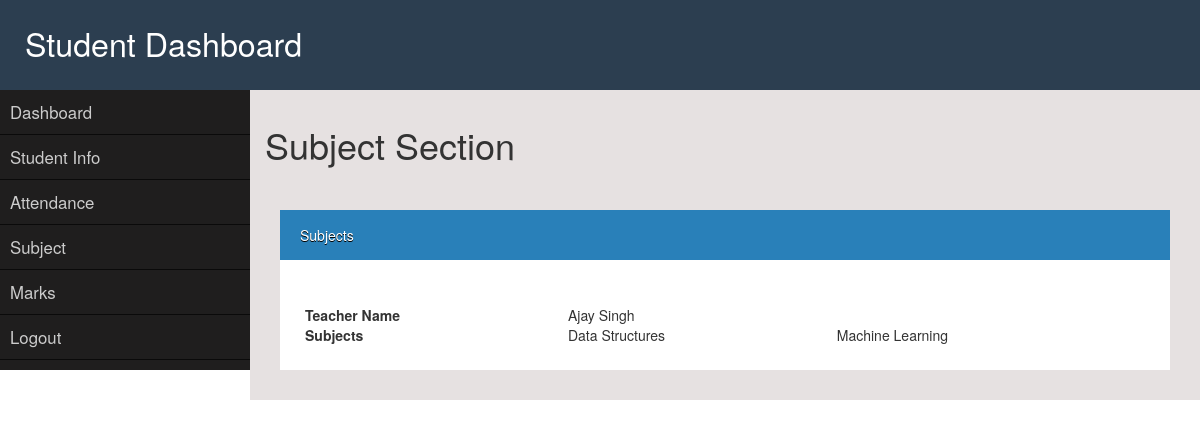
The app's page /subject_info/ (signed in) with its own data.
### school/models.py (models this page shows, shortened)
class Teacher(models.Model):
    teacher_id = models.CharField(max_length=20, primary_key=True)
    teacher_name = models.CharField(max_length=200)
    email = models.EmailField(max_length = 100)
    password = models.CharField(max_length = 200)
    phone_no = models.CharField(max_length = 10, unique=True)
    course = models.ForeignKey(Course, on_delete=models.CASCADE, default=0)

class Subject(models.Model):
    subject_id = models.CharField(max_length=20, primary_key=True)
    subject_name = models.CharField(max_length=200)
    course = models.ForeignKey(Course, on_delete=models.CASCADE, default=0)

### school/views.py (the view, shortened to what this page needs)
# urls.py: url(r'^subject_info/$', views.subject_info, name="subject_info"),
def subject_info(request):
    if 'teacher' in request.session:
        sessn_val = request.session['teacher']
        teacher_data = Teacher.objects.all().filter(teacher_id=sessn_val)
        for i in teacher_data:
            j = i.course
        subject_data = Subject.objects.all().filter(course= j)
        course_data = Course.objects.all().filter(course_name=j)
        content = {'teacher_data': teacher_data, 'subject_data':subject_data, 'course_data':course_data}
        return render(request, 'school/subjects.html', content)
    elif 'student' in request.session:
        sessn_val = request.session['student']
        student_data = Student.objects.all().filter(roll_no=sessn_val)
        for i in student_data:
            j = i.course
        teacher_data = Teacher.objects.all().filter(course= j)
        subject_data = Subject.objects.all().filter(course= j)
        course_data = Course.objects.all().filter(course_name=j)
        content = {'student_data': student_data, 'teacher_data': teacher_data, 'subject_data':subject_data, 'course_data':course_data}
        return render(request, 'school/subjects.html', content)

### school/models.py (called while the page is built)
    def __str__(self):
        return self.course_name

### templates/school/subjects.html (shortened to what this page needs)
{%  extends "school/dashboard.html" %}
                    {% block dashboard %}
                    <h1>Subject Section</h1>
                    <br>
                    <div id="box">
                            <div class="box-top">Subjects</div>
                            <div class="box-panel">
                            {% if 'teacher' in request.session %}
                                {% for i in subject_data %}
                                    <td>{{ i.subject_name }}</td>
                                    <br>
                                {% endfor %}
                            {% else %}
                                    <table style="width:100%">
                                            <tr>
                                                <th>Teacher Name</th>
                                                {% for i in teacher_data %}
                                                {% for j in student_data %}
                                                {% if j.course_id == i.course_id %}
                                                <td>{{ i.teacher_name }}</td>
                                                {% endif %}
                                            </tr>
                                        {% endfor %}
                                    {% endfor %}
                                            <tr>
                                                <br>
                                                <th>Subjects</th>
                                                {% for i in subject_data %}
                                                <td>{{ i.subject_name }}</td>
                                                {% endfor %}
                                            </tr>
                                    </table>
                            {% endif %}
                            </div>
                    </div>
{% endblock %}

### static/school/style.css (style rules this page uses)
* { margin: 0; padding: 0; box-sizing: border-box; }
body { font-family: Georgia, 'Times New Roman', Times, serif; }
div#box { margin: 15px; }
div#box .box-top { color: #fff; text-shadow: 0px 1px #000; background-color: #2980b9; padding: 15px; padding-left: 20px; font-weight: 300; }
div#box .box-panel { padding: 25px; background-color: #fff; color: #333; }
th, td { padding: 15px; text-align: left; }

### records on screen
Teacher: teacher_name "Ajay Singh"
Subject: subject_name "Data Structures"
Subject: subject_name "Machine Learning"
